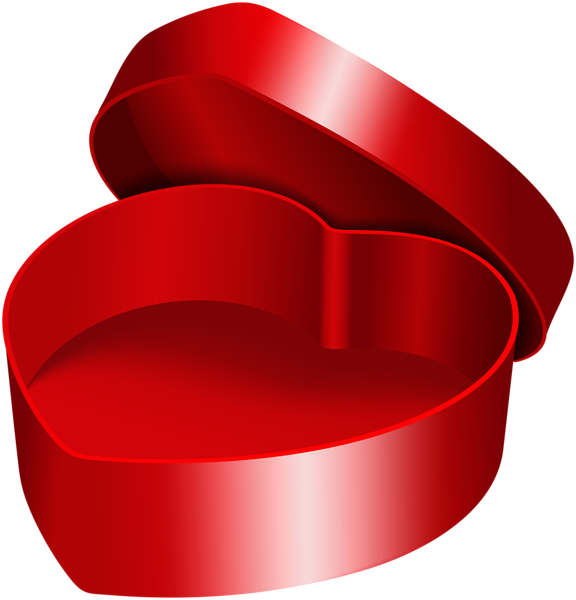
#> input picture scripts/internet_assets/open_boxes/gift_PNG100256.png, 576 x 600 px, found by its file name; its folder holds only this picture in this run
$ python inspect_boxes_colors.py
#> lines starting #> are read from the running program, lines starting #| are printed output that depends on the picture; after the words box and inside, x2 and y2 are one past the last pixel; in counts of white or black regions, pixels touching at a corner belong together
import os
from PIL import Image
import numpy as np

boxes_dir = 'scripts/internet_assets/open_boxes'
files = sorted(os.listdir(boxes_dir))

print(f"{'Filename':<28} | {'Size':<10} | {'Avg RGB (Non-transparent)':<25} | {'Dominant Color'}")
print("-" * 80)

for f in files:
    if not f.endswith('.png'):
        continue
    p = os.path.join(boxes_dir, f)
    im = Image.open(p).convert('RGBA')
#> im is the input picture: PIL image 576x600 RGBA; mean R, G, B, A 171.1, 21.2, 24.6, 181.8
    arr = np.array(im)
    alpha = arr[:, :, 3]
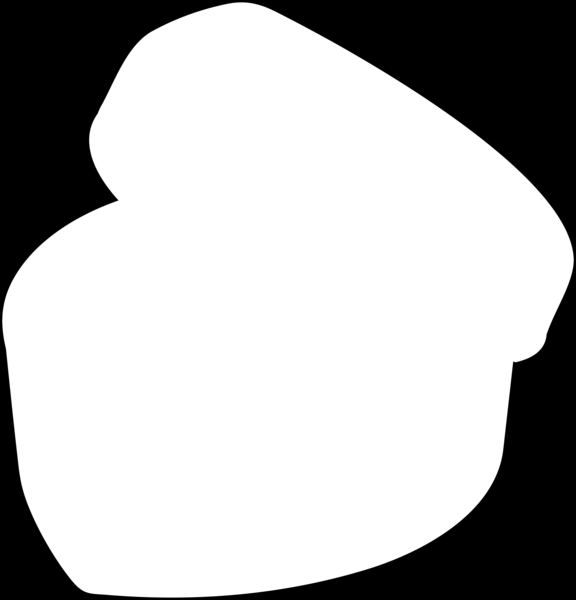
#> alpha: shape (600, 576); min 0, max 255, mean 181.8
    mask = alpha > 40
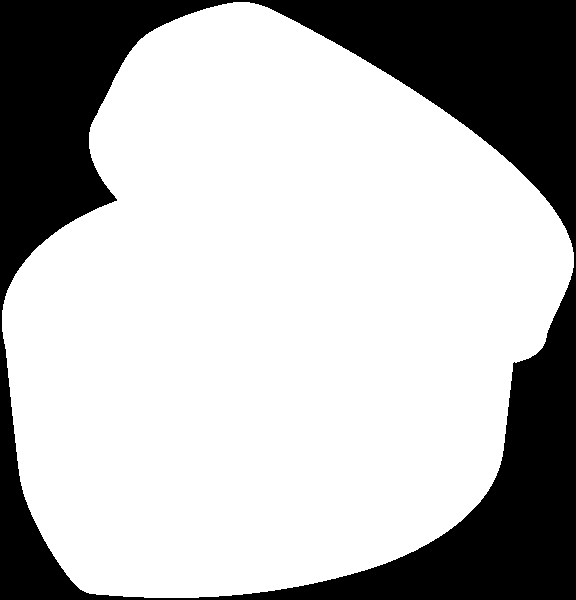
#> mask: shape (600, 576) bool; 71.5% white; 1 black region, box (x1, y1, x2, y2) and area: (0, 0, 576, 600) 98406
    if not np.any(mask):
        continue
    rgb = arr[:, :, :3][mask]
    avg_r = int(np.mean(rgb[:, 0]))
#> avg_r = 172
    avg_g = int(np.mean(rgb[:, 1]))
#> avg_g = 24
    avg_b = int(np.mean(rgb[:, 2]))
#> avg_b = 27

    # Simple color classification
    dom = "other"
    if avg_r > avg_g + 30 and avg_r > avg_b + 30:
        dom = "Red / Pink / Warm"
    elif avg_g > avg_r + 20 and avg_g > avg_b + 20:
        dom = "Green / Emerald"
    elif avg_b > avg_r + 20 and avg_b > avg_g + 20:
        dom = "Blue / Cyan"
    elif avg_r > 150 and avg_g > 120 and avg_b < 100:
        dom = "Gold / Yellow / Amber"
    elif avg_r > 120 and avg_b > 120 and avg_g < 100:
        dom = "Purple / Magenta"
    elif avg_r < 80 and avg_g < 80 and avg_b < 80:
        dom = "Dark / Obsidian / Black"
    else:
        dom = f"RGB({avg_r},{avg_g},{avg_b})"

    print(f"{f:<28} | {f'{im.width}x{im.height}':<10} | rgb({avg_r:>3},{avg_g:>3},{avg_b:>3}) | {dom}")
#| gift_PNG100256.png           | 576x600    | rgb(172, 24, 27) | Red / Pink / Warm

$ run again, on scripts/internet_assets/open_boxes/gift_PNG100273.png
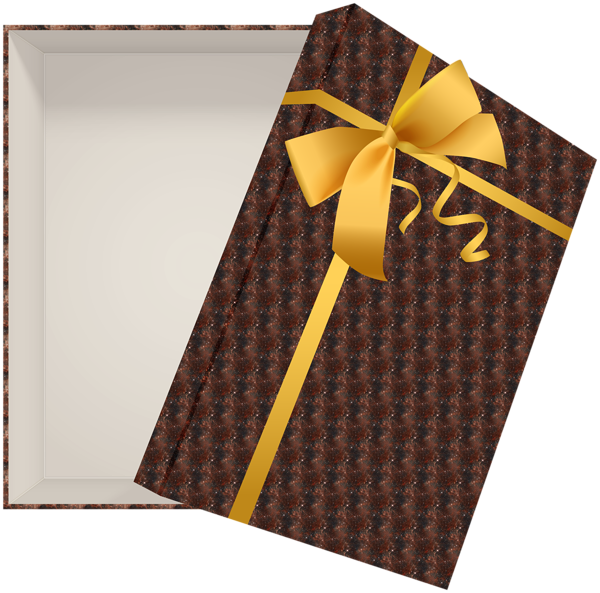
#> input picture scripts/internet_assets/open_boxes/gift_PNG100273.png, 600 x 593 px, found by its file name
#> im is the input picture: PIL image 600x593 RGBA; mean R, G, B, A 125.7, 101.9, 85.2, 189.5
#> `alpha = arr[:, :, 3]`:
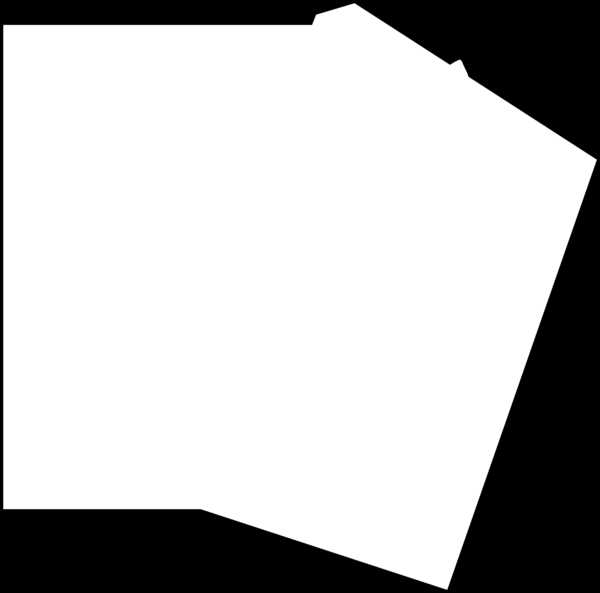
#> alpha: shape (593, 600); min 0, max 255, mean 189.5
#> `mask = alpha > 40`:
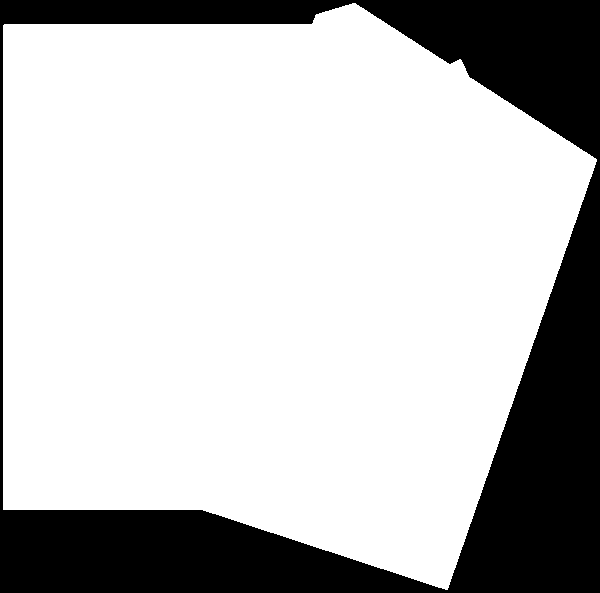
#> mask: shape (593, 600) bool; 74.6% white; 1 black region, box (x1, y1, x2, y2) and area: (0, 0, 600, 593) 90385
#> avg_r = 144
#> avg_g = 122
#> avg_b = 102
#> dom = 'RGB(144,122,102)'
#| gift_PNG100273.png           | 600x593    | rgb(144,122,102) | RGB(144,122,102)

$ run again, on scripts/internet_assets/open_boxes/gift_PNG100274.png
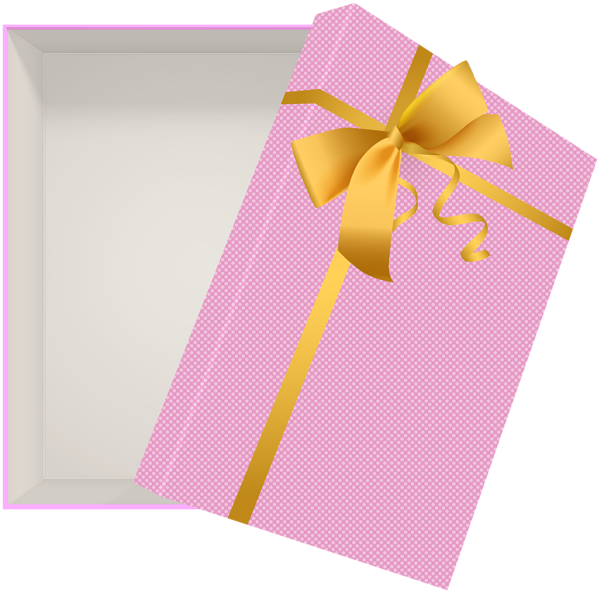
#> input picture scripts/internet_assets/open_boxes/gift_PNG100274.png, 600 x 593 px, found by its file name
#> im is the input picture: PIL image 600x593 RGBA; mean R, G, B, A 170.1, 139.3, 142.8, 190
#> `alpha = arr[:, :, 3]`:
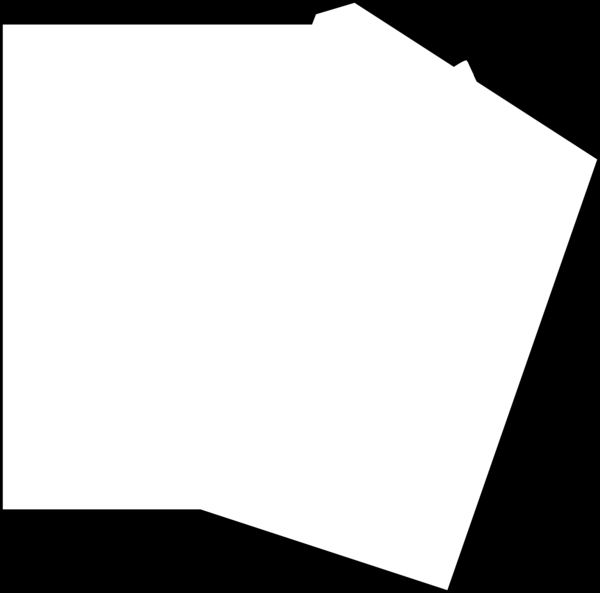
#> alpha: shape (593, 600); min 0, max 255, mean 190
#> `mask = alpha > 40`:
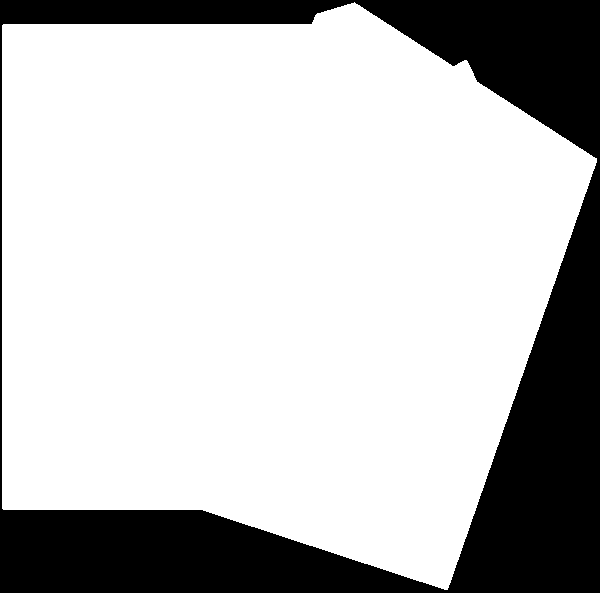
#> mask: shape (593, 600) bool; 74.8% white; 1 black region, box (x1, y1, x2, y2) and area: (0, 0, 600, 593) 89575
#> avg_r = 226
#> avg_g = 185
#> avg_b = 190
#| gift_PNG100274.png           | 600x593    | rgb(226,185,190) | Red / Pink / Warm

$ run again, on scripts/internet_assets/open_boxes/gift_PNG100275.png
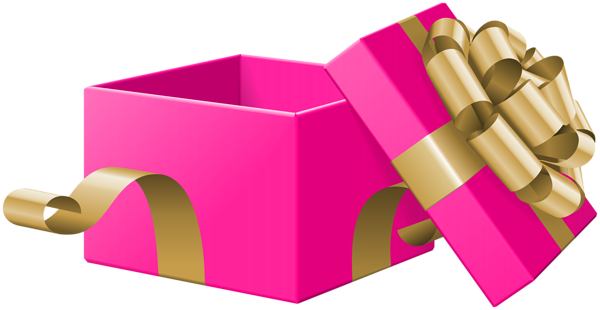
#> input picture scripts/internet_assets/open_boxes/gift_PNG100275.png, 600 x 310 px, found by its file name
#> im is the input picture: PIL image 600x310 RGBA; mean R, G, B, A 196.8, 74.7, 110.7, 160.2
#> `alpha = arr[:, :, 3]`:
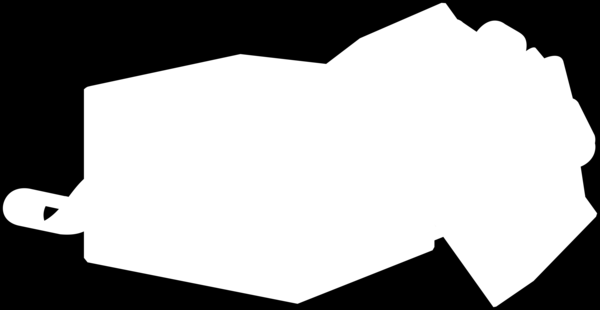
#> alpha: shape (310, 600); min 0, max 255, mean 160.2
#> `mask = alpha > 40`:
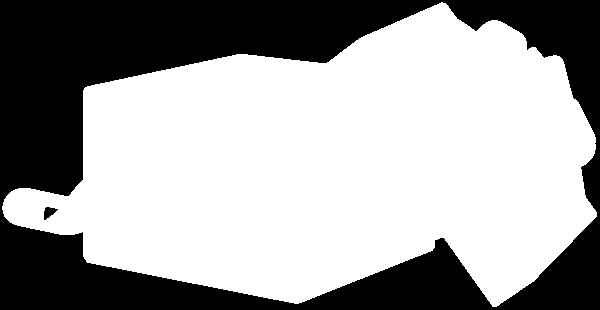
#> mask: shape (310, 600) bool; 63.2% white; 2 black regions, box (x1, y1, x2, y2) and area: (0, 0, 600, 310) 68267, (44, 207, 58, 220) 104
#> avg_r = 220
#> avg_g = 76
#> avg_b = 129
#| gift_PNG100275.png           | 600x310    | rgb(220, 76,129) | Red / Pink / Warm
